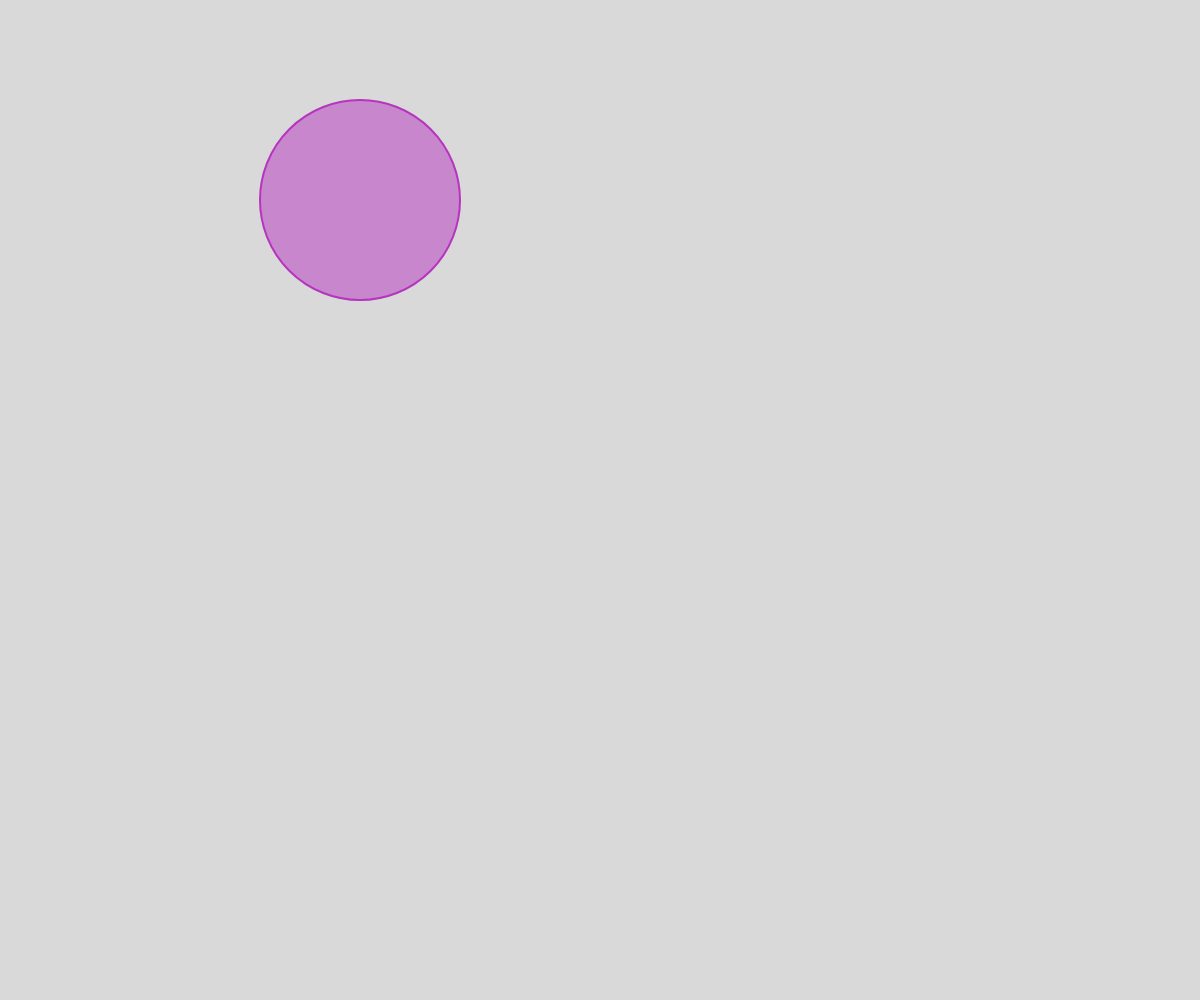
Frame 1 (no input)
Frame 60 (no input): identical to frame 1, image omitted
Frame 120 (the mouse pressed at the canvas centre since frame 60): identical to frame 1, image omitted

The p5.js sketch that drew this single still picture (run headless with seeded random() and noise() and a simulated clock; from frame 60 on, the mouse is pressed at the canvas centre):

// p5.js sketch
// ── sketch.js
var red, green, blue;

function setup(){
  createCanvas(window.innerWidth, window.innerHeight);
  red = random(255);
  green = random(255);
  blue = random(255);
} // setup

function draw(){
  background(217);
  strokeWeight(2);
  stroke(red, green, blue);
  fill(red, green, blue, 127);
  ellipse(360, 200, 200, 200);
} // draw

// When the user clicks the mouse
function mousePressed() {
  // Check if mouse is inside the circle
  var d = dist(mouseX, mouseY, 360, 200);
  if (d < 100) {
    // Pick new random color values
    red = random(255);
    green = random(255);
    blue = random(255);
  } // if
} // mousePressed
